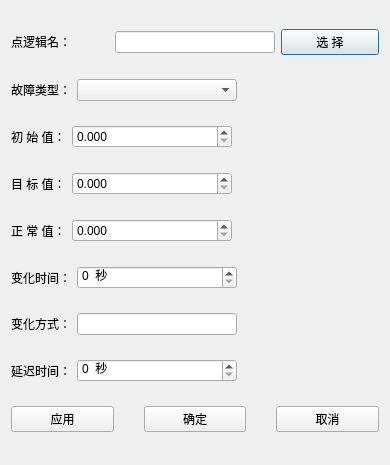
<?xml version="1.0" encoding="UTF-8"?>
<ui version="4.0">
 <class>CFaultDataAddTable</class>
 <widget class="QDialog" name="CFaultDataAddTable">
  <property name="geometry">
   <rect>
    <x>0</x>
    <y>0</y>
    <width>390</width>
    <height>465</height>
   </rect>
  </property>
  <property name="windowTitle">
   <string>添加故障数据</string>
  </property>
  <property name="styleSheet">
   <string notr="true">font: 14pt &quot;宋体&quot;;</string>
  </property>
  <layout class="QVBoxLayout" name="verticalLayout">
   <item>
    <layout class="QHBoxLayout" name="horizontalLayout">
     <item>
      <widget class="QLabel" name="label">
       <property name="styleSheet">
        <string notr="true">font: 12pt &quot;宋体&quot;;</string>
       </property>
       <property name="text">
        <string>点逻辑名：</string>
       </property>
      </widget>
     </item>
     <item>
      <widget class="QLineEdit" name="editLogicalName">
       <property name="minimumSize">
        <size>
         <width>160</width>
         <height>0</height>
        </size>
       </property>
       <property name="maximumSize">
        <size>
         <width>160</width>
         <height>16777215</height>
        </size>
       </property>
      </widget>
     </item>
     <item>
      <widget class="QPushButton" name="buttonPointName">
       <property name="text">
        <string>选 择</string>
       </property>
      </widget>
     </item>
    </layout>
   </item>
   <item>
    <layout class="QHBoxLayout" name="horizontalLayout_2">
     <item>
      <widget class="QLabel" name="label_2">
       <property name="styleSheet">
        <string notr="true">font: 12pt &quot;宋体&quot;;</string>
       </property>
       <property name="text">
        <string>故障类型：</string>
       </property>
      </widget>
     </item>
     <item>
      <widget class="QComboBox" name="editType">
       <property name="minimumSize">
        <size>
         <width>160</width>
         <height>0</height>
        </size>
       </property>
       <property name="maximumSize">
        <size>
         <width>160</width>
         <height>16777215</height>
        </size>
       </property>
      </widget>
     </item>
     <item>
      <spacer name="horizontalSpacer">
       <property name="orientation">
        <enum>Qt::Horizontal</enum>
       </property>
       <property name="sizeHint" stdset="0">
        <size>
         <width>40</width>
         <height>20</height>
        </size>
       </property>
      </spacer>
     </item>
    </layout>
   </item>
   <item>
    <layout class="QHBoxLayout" name="horizontalLayout_3">
     <item>
      <widget class="QLabel" name="label_3">
       <property name="styleSheet">
        <string notr="true">font: 12pt &quot;宋体&quot;;</string>
       </property>
       <property name="text">
        <string>初 始 值：</string>
       </property>
      </widget>
     </item>
     <item>
      <widget class="QDoubleSpinBox" name="editInitValue">
       <property name="minimumSize">
        <size>
         <width>160</width>
         <height>0</height>
        </size>
       </property>
       <property name="maximumSize">
        <size>
         <width>160</width>
         <height>16777215</height>
        </size>
       </property>
       <property name="decimals">
        <number>3</number>
       </property>
       <property name="maximum">
        <double>99999.998999999996158</double>
       </property>
      </widget>
     </item>
     <item>
      <spacer name="horizontalSpacer_2">
       <property name="orientation">
        <enum>Qt::Horizontal</enum>
       </property>
       <property name="sizeHint" stdset="0">
        <size>
         <width>40</width>
         <height>20</height>
        </size>
       </property>
      </spacer>
     </item>
    </layout>
   </item>
   <item>
    <layout class="QHBoxLayout" name="horizontalLayout_4">
     <item>
      <widget class="QLabel" name="label_4">
       <property name="styleSheet">
        <string notr="true">font: 12pt &quot;宋体&quot;;</string>
       </property>
       <property name="text">
        <string>目 标 值：</string>
       </property>
      </widget>
     </item>
     <item>
      <widget class="QDoubleSpinBox" name="editDstValue">
       <property name="minimumSize">
        <size>
         <width>160</width>
         <height>0</height>
        </size>
       </property>
       <property name="maximumSize">
        <size>
         <width>160</width>
         <height>16777215</height>
        </size>
       </property>
       <property name="decimals">
        <number>3</number>
       </property>
       <property name="maximum">
        <double>99999.998999999996158</double>
       </property>
      </widget>
     </item>
     <item>
      <spacer name="horizontalSpacer_3">
       <property name="orientation">
        <enum>Qt::Horizontal</enum>
       </property>
       <property name="sizeHint" stdset="0">
        <size>
         <width>40</width>
         <height>20</height>
        </size>
       </property>
      </spacer>
     </item>
    </layout>
   </item>
   <item>
    <layout class="QHBoxLayout" name="horizontalLayout_5">
     <item>
      <widget class="QLabel" name="label_5">
       <property name="styleSheet">
        <string notr="true">font: 12pt &quot;宋体&quot;;</string>
       </property>
       <property name="text">
        <string>正 常 值：</string>
       </property>
      </widget>
     </item>
     <item>
      <widget class="QDoubleSpinBox" name="editNormValue">
       <property name="minimumSize">
        <size>
         <width>160</width>
         <height>0</height>
        </size>
       </property>
       <property name="maximumSize">
        <size>
         <width>160</width>
         <height>16777215</height>
        </size>
       </property>
       <property name="decimals">
        <number>3</number>
       </property>
       <property name="maximum">
        <double>99999.998999999996158</double>
       </property>
      </widget>
     </item>
     <item>
      <spacer name="horizontalSpacer_4">
       <property name="orientation">
        <enum>Qt::Horizontal</enum>
       </property>
       <property name="sizeHint" stdset="0">
        <size>
         <width>40</width>
         <height>20</height>
        </size>
       </property>
      </spacer>
     </item>
    </layout>
   </item>
   <item>
    <layout class="QHBoxLayout" name="horizontalLayout_6">
     <item>
      <widget class="QLabel" name="label_6">
       <property name="styleSheet">
        <string notr="true">font: 12pt &quot;宋体&quot;;</string>
       </property>
       <property name="text">
        <string>变化时间：</string>
       </property>
      </widget>
     </item>
     <item>
      <widget class="QSpinBox" name="editChgTime">
       <property name="minimumSize">
        <size>
         <width>160</width>
         <height>0</height>
        </size>
       </property>
       <property name="maximumSize">
        <size>
         <width>160</width>
         <height>16777215</height>
        </size>
       </property>
       <property name="suffix">
        <string>  秒</string>
       </property>
       <property name="maximum">
        <number>100000</number>
       </property>
      </widget>
     </item>
     <item>
      <spacer name="horizontalSpacer_5">
       <property name="orientation">
        <enum>Qt::Horizontal</enum>
       </property>
       <property name="sizeHint" stdset="0">
        <size>
         <width>40</width>
         <height>20</height>
        </size>
       </property>
      </spacer>
     </item>
    </layout>
   </item>
   <item>
    <layout class="QHBoxLayout" name="horizontalLayout_7">
     <item>
      <widget class="QLabel" name="label_7">
       <property name="styleSheet">
        <string notr="true">font: 12pt &quot;宋体&quot;;</string>
       </property>
       <property name="text">
        <string>变化方式：</string>
       </property>
      </widget>
     </item>
     <item>
      <widget class="QLineEdit" name="editChgMode">
       <property name="minimumSize">
        <size>
         <width>160</width>
         <height>0</height>
        </size>
       </property>
       <property name="maximumSize">
        <size>
         <width>160</width>
         <height>16777215</height>
        </size>
       </property>
      </widget>
     </item>
     <item>
      <spacer name="horizontalSpacer_6">
       <property name="orientation">
        <enum>Qt::Horizontal</enum>
       </property>
       <property name="sizeHint" stdset="0">
        <size>
         <width>40</width>
         <height>20</height>
        </size>
       </property>
      </spacer>
     </item>
    </layout>
   </item>
   <item>
    <layout class="QHBoxLayout" name="horizontalLayout_8">
     <item>
      <widget class="QLabel" name="label_8">
       <property name="styleSheet">
        <string notr="true">font: 12pt &quot;宋体&quot;;</string>
       </property>
       <property name="text">
        <string>延迟时间：</string>
       </property>
      </widget>
     </item>
     <item>
      <widget class="QSpinBox" name="editDelayTime">
       <property name="minimumSize">
        <size>
         <width>160</width>
         <height>0</height>
        </size>
       </property>
       <property name="maximumSize">
        <size>
         <width>160</width>
         <height>16777215</height>
        </size>
       </property>
       <property name="suffix">
        <string>  秒</string>
       </property>
       <property name="maximum">
        <number>1000</number>
       </property>
      </widget>
     </item>
     <item>
      <spacer name="horizontalSpacer_7">
       <property name="orientation">
        <enum>Qt::Horizontal</enum>
       </property>
       <property name="sizeHint" stdset="0">
        <size>
         <width>40</width>
         <height>20</height>
        </size>
       </property>
      </spacer>
     </item>
    </layout>
   </item>
   <item>
    <layout class="QHBoxLayout" name="horizontalLayout_9">
     <property name="spacing">
      <number>30</number>
     </property>
     <item>
      <widget class="QPushButton" name="buttonApply">
       <property name="styleSheet">
        <string notr="true">font: 12pt &quot;宋体&quot;;</string>
       </property>
       <property name="text">
        <string>应用</string>
       </property>
      </widget>
     </item>
     <item>
      <widget class="QPushButton" name="buttonEnter">
       <property name="styleSheet">
        <string notr="true">font: 12pt &quot;宋体&quot;;</string>
       </property>
       <property name="text">
        <string>确定</string>
       </property>
      </widget>
     </item>
     <item>
      <widget class="QPushButton" name="buttonExit">
       <property name="styleSheet">
        <string notr="true">font: 12pt &quot;宋体&quot;;</string>
       </property>
       <property name="text">
        <string>取消</string>
       </property>
      </widget>
     </item>
    </layout>
   </item>
  </layout>
 </widget>
 <resources/>
 <connections>
  <connection>
   <sender>buttonExit</sender>
   <signal>clicked()</signal>
   <receiver>CFaultDataAddTable</receiver>
   <slot>reject()</slot>
   <hints>
    <hint type="sourcelabel">
     <x>270</x>
     <y>400</y>
    </hint>
    <hint type="destinationlabel">
     <x>174</x>
     <y>223</y>
    </hint>
   </hints>
  </connection>
 </connections>
</ui>
